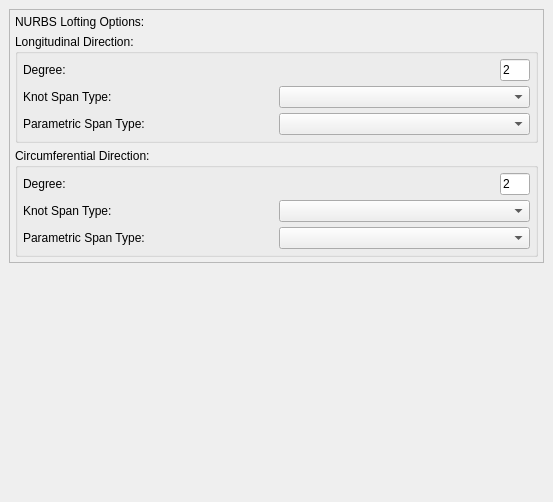
<?xml version="1.0" encoding="UTF-8"?>
<ui version="4.0">
 <class>svModelPreferencePage</class>
 <widget class="QWidget" name="svModelPreferencePage">
  <property name="geometry">
   <rect>
    <x>0</x>
    <y>0</y>
    <width>553</width>
    <height>502</height>
   </rect>
  </property>
  <property name="windowTitle">
   <string>Form</string>
  </property>
  <layout class="QVBoxLayout" name="verticalLayout">
   <property name="spacing">
    <number>6</number>
   </property>
   <property name="leftMargin">
    <number>9</number>
   </property>
   <property name="topMargin">
    <number>9</number>
   </property>
   <property name="rightMargin">
    <number>9</number>
   </property>
   <property name="bottomMargin">
    <number>9</number>
   </property>
   <item>
    <widget class="QFrame" name="frame">
     <property name="frameShape">
      <enum>QFrame::StyledPanel</enum>
     </property>
     <property name="frameShadow">
      <enum>QFrame::Raised</enum>
     </property>
     <layout class="QVBoxLayout" name="verticalLayout_2">
      <property name="spacing">
       <number>5</number>
      </property>
      <property name="leftMargin">
       <number>5</number>
      </property>
      <property name="topMargin">
       <number>5</number>
      </property>
      <property name="rightMargin">
       <number>5</number>
      </property>
      <property name="bottomMargin">
       <number>5</number>
      </property>
      <item>
       <widget class="QLabel" name="label">
        <property name="enabled">
         <bool>true</bool>
        </property>
        <property name="text">
         <string>NURBS Lofting Options:</string>
        </property>
       </widget>
      </item>
      <item>
       <widget class="QGroupBox" name="groupBox">
        <property name="title">
         <string>Longitudinal Direction:</string>
        </property>
        <layout class="QVBoxLayout" name="verticalLayout_3">
         <property name="spacing">
          <number>5</number>
         </property>
         <property name="leftMargin">
          <number>5</number>
         </property>
         <property name="topMargin">
          <number>5</number>
         </property>
         <property name="rightMargin">
          <number>5</number>
         </property>
         <property name="bottomMargin">
          <number>5</number>
         </property>
         <item>
          <widget class="QWidget" name="widget_2" native="true">
           <layout class="QHBoxLayout" name="horizontalLayout_2">
            <property name="spacing">
             <number>5</number>
            </property>
            <property name="leftMargin">
             <number>0</number>
            </property>
            <property name="topMargin">
             <number>0</number>
            </property>
            <property name="rightMargin">
             <number>0</number>
            </property>
            <property name="bottomMargin">
             <number>0</number>
            </property>
            <item>
             <widget class="QLabel" name="label_3">
              <property name="text">
               <string>Degree:</string>
              </property>
             </widget>
            </item>
            <item>
             <widget class="QLineEdit" name="NURBSLoftingUDegree">
              <property name="maximumSize">
               <size>
                <width>30</width>
                <height>16777215</height>
               </size>
              </property>
              <property name="text">
               <string>2</string>
              </property>
              <property name="frame">
               <bool>true</bool>
              </property>
              <property name="dragEnabled">
               <bool>false</bool>
              </property>
              <property name="placeholderText">
               <string>3</string>
              </property>
             </widget>
            </item>
           </layout>
          </widget>
         </item>
         <item>
          <widget class="QWidget" name="widget" native="true">
           <layout class="QHBoxLayout" name="horizontalLayout">
            <property name="spacing">
             <number>5</number>
            </property>
            <property name="leftMargin">
             <number>0</number>
            </property>
            <property name="topMargin">
             <number>0</number>
            </property>
            <property name="rightMargin">
             <number>0</number>
            </property>
            <property name="bottomMargin">
             <number>0</number>
            </property>
            <item>
             <widget class="QLabel" name="label_2">
              <property name="text">
               <string>Knot Span Type:</string>
              </property>
             </widget>
            </item>
            <item>
             <widget class="QComboBox" name="NURBSLoftingUKnotSpanType"/>
            </item>
           </layout>
          </widget>
         </item>
         <item>
          <widget class="QWidget" name="widget_5" native="true">
           <layout class="QHBoxLayout" name="horizontalLayout_5">
            <property name="spacing">
             <number>5</number>
            </property>
            <property name="leftMargin">
             <number>0</number>
            </property>
            <property name="topMargin">
             <number>0</number>
            </property>
            <property name="rightMargin">
             <number>0</number>
            </property>
            <property name="bottomMargin">
             <number>0</number>
            </property>
            <item>
             <widget class="QLabel" name="label_6">
              <property name="text">
               <string>Parametric Span Type:</string>
              </property>
             </widget>
            </item>
            <item>
             <widget class="QComboBox" name="NURBSLoftingUParametricSpanType"/>
            </item>
           </layout>
          </widget>
         </item>
        </layout>
       </widget>
      </item>
      <item>
       <widget class="QGroupBox" name="groupBox_2">
        <property name="title">
         <string>Circumferential Direction:</string>
        </property>
        <layout class="QVBoxLayout" name="verticalLayout_4">
         <property name="spacing">
          <number>5</number>
         </property>
         <property name="leftMargin">
          <number>5</number>
         </property>
         <property name="topMargin">
          <number>5</number>
         </property>
         <property name="rightMargin">
          <number>5</number>
         </property>
         <property name="bottomMargin">
          <number>5</number>
         </property>
         <item>
          <widget class="QWidget" name="widget_3" native="true">
           <layout class="QHBoxLayout" name="horizontalLayout_3">
            <property name="spacing">
             <number>5</number>
            </property>
            <property name="leftMargin">
             <number>0</number>
            </property>
            <property name="topMargin">
             <number>0</number>
            </property>
            <property name="rightMargin">
             <number>0</number>
            </property>
            <property name="bottomMargin">
             <number>0</number>
            </property>
            <item>
             <widget class="QLabel" name="label_4">
              <property name="text">
               <string>Degree:</string>
              </property>
             </widget>
            </item>
            <item>
             <widget class="QLineEdit" name="NURBSLoftingVDegree">
              <property name="maximumSize">
               <size>
                <width>30</width>
                <height>16777215</height>
               </size>
              </property>
              <property name="text">
               <string>2</string>
              </property>
              <property name="placeholderText">
               <string>3</string>
              </property>
             </widget>
            </item>
           </layout>
          </widget>
         </item>
         <item>
          <widget class="QWidget" name="widget_4" native="true">
           <layout class="QHBoxLayout" name="horizontalLayout_4">
            <property name="spacing">
             <number>5</number>
            </property>
            <property name="leftMargin">
             <number>0</number>
            </property>
            <property name="topMargin">
             <number>0</number>
            </property>
            <property name="rightMargin">
             <number>0</number>
            </property>
            <property name="bottomMargin">
             <number>0</number>
            </property>
            <item>
             <widget class="QLabel" name="label_5">
              <property name="text">
               <string>Knot Span Type:</string>
              </property>
             </widget>
            </item>
            <item>
             <widget class="QComboBox" name="NURBSLoftingVKnotSpanType">
              <property name="editable">
               <bool>false</bool>
              </property>
             </widget>
            </item>
           </layout>
          </widget>
         </item>
         <item>
          <widget class="QWidget" name="widget_6" native="true">
           <layout class="QHBoxLayout" name="horizontalLayout_6">
            <property name="spacing">
             <number>5</number>
            </property>
            <property name="leftMargin">
             <number>0</number>
            </property>
            <property name="topMargin">
             <number>0</number>
            </property>
            <property name="rightMargin">
             <number>0</number>
            </property>
            <property name="bottomMargin">
             <number>0</number>
            </property>
            <item>
             <widget class="QLabel" name="label_7">
              <property name="text">
               <string>Parametric Span Type:</string>
              </property>
             </widget>
            </item>
            <item>
             <widget class="QComboBox" name="NURBSLoftingVParametricSpanType"/>
            </item>
           </layout>
          </widget>
         </item>
        </layout>
       </widget>
      </item>
     </layout>
    </widget>
   </item>
   <item>
    <spacer name="verticalSpacer">
     <property name="orientation">
      <enum>Qt::Vertical</enum>
     </property>
     <property name="sizeHint" stdset="0">
      <size>
       <width>20</width>
       <height>40</height>
      </size>
     </property>
    </spacer>
   </item>
  </layout>
 </widget>
 <resources/>
 <connections/>
</ui>
